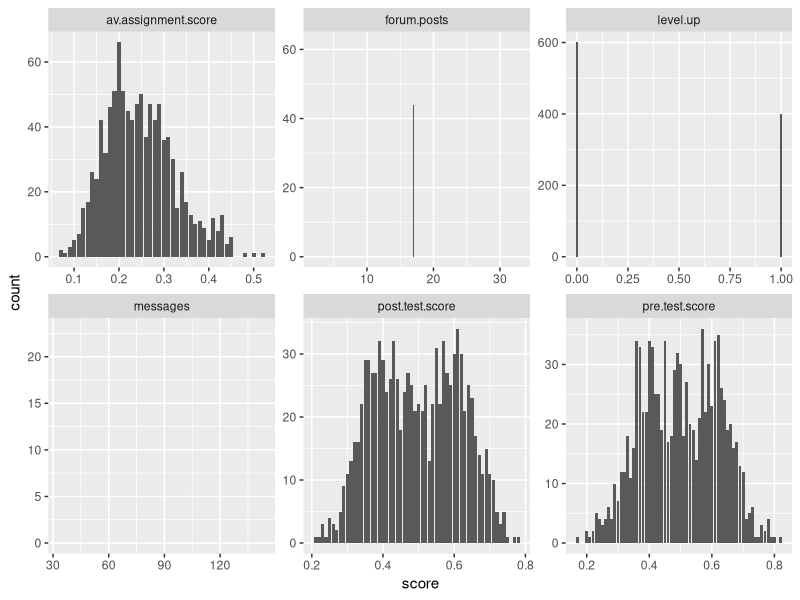
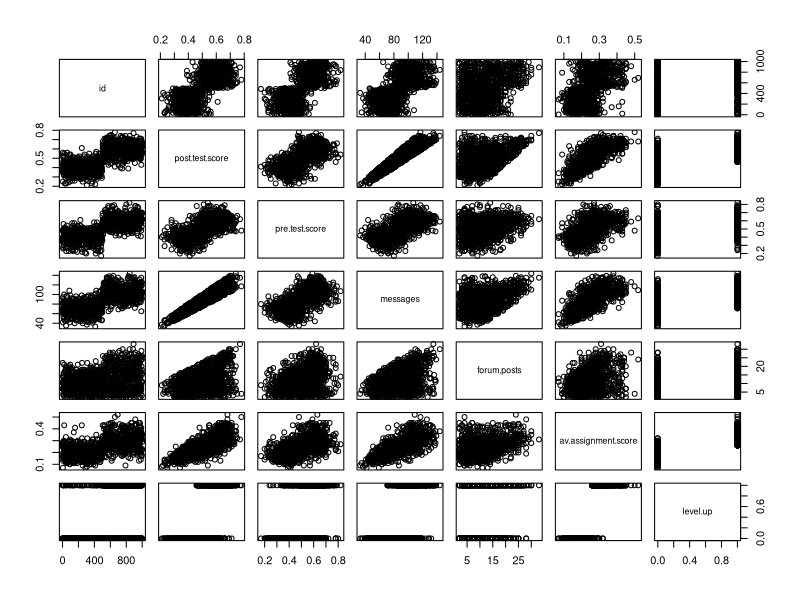

R code for these plots, in order: (Note: this script raises an error after producing the figures.)
## ---- chunk 1

DF1 <- read.csv("online.data.csv")

## ---- chunk 2
#Start by creating histograms of the distributions for all variables (#HINT: look up "facet" in the ggplot documentation)
library(ggplot2)
library(dplyr)
library(tidyr)
D2 <- DF1[,1:7]

#Then visualize the relationships between variables
D2$level.up <- ifelse(D2$level.up == "yes", 1,0)
D3 <- gather(D2, "measure", "score", 2:7)

p1 <- ggplot(D3, aes(score)) + facet_wrap(~measure, scales = "free")
p1 + geom_histogram(stat = "count")

pairs(D2)
#Try to capture an intution about the data and the relationships

## ---- chunk 3
#Create a classification tree that predicts whether a student "levels up" in the online course using three variables of your choice (As we did last time, set all controls to their minimums)




#Plot and generate a CP table for your tree 

#Generate a probability value that represents the probability that a student levels up based your classification tree 

D1$pred <- predict(rp, type = "prob")[,2]#Last class we used type = "class" which predicted the classification for us, this time we are using type = "prob" to see the probability that our classififcation is based on.
## ---- chunk 4
library(rpart)

c.tree1 <- rpart(level.up ~ forum.posts + pre.test.score, method = "class",
                 data = DF1, control = rpart.control(minsplit = 1, minbucket = 1,
                                                     cp=0.001))

printcp(c.tree1)
plot(c.tree1)
text(c.tree1)


## ---- chunk 5
install.packages("ROCR")
library(ROCR)



#Plot the curve
pred.detail <- prediction(DF1$pred, DF1$level.up) 
plot(performance(pred.detail, "tpr", "fpr"))
abline(0, 1,lty = 2)

#Calculate the Area Under the Curve
unlist(slot(performance(pred.detail,"auc"), "y.values"))

#Unlist liberates the AUC value from the "performance" object created by ROCR

#Now repeat this process, but using the variables you did not use for the previous model and compare the plots & results of your two models. Which one do you think was the better model? Why?
## ---- chunk 6
#Look at the ROC plot for your first model. Based on this plot choose a probability threshold that balances capturing the most correct predictions against false positives. Then generate a new variable in your data set that classifies each student according to your chosen threshold.

threshold.pred1 <- ifelse(DF1$pred >= 0.7,1,0)

#Now generate three diagnostics:

DF1$threshold.pred1 <- ifelse(DF1$pred >= 0.8, "yes", "no")
DF1$threshold.pred2 <- ifelse(DF1$pred >= 0.95, "yes", "no")
DF1$threshold.pred3 <- ifelse(DF1$pred >= 0.25, "yes", "no")


#Now generate three diagnostics:
accuracy.model1 <- mean(ifelse(DF1$level.up == DF1$threshold.pred1, 1, 0))
DF1$truepos.model1 <- ifelse(DF1$level.up == "yes" & DF1$threshold.pred1 == "yes", 1, 0)
DF1$falsepos.model1 <- ifelse(DF1$level.up == "no" & DF1$threshold.pred1 == "yes", 1,0)
DF1$falseneg.model1 <- ifelse(DF1$level.up == "yes" & DF1$threshold.pred1 == "no", 1,0)
precision.model1 <- sum(DF1$truepos.model1)/(sum(DF1$truepos.model1) + sum(DF1$falsepos.model1))
recall.model1 <- sum(DF1$truepos.model1)/(sum(DF1$truepos.model1) + sum(DF1$falseneg.model1))


#Finally, calculate Kappa for your model according to:

#First generate the table of comparisons
table1 <- table(D1$level.up, D1$threshold.pred1)

#Convert to matrix
matrix1 <- as.matrix(table1)

#Calculate kappa
kappa(matrix1, exact = TRUE)/kappa(matrix1)

#Now choose a different threshold value and repeat these diagnostics. What conclusions can you draw about your two thresholds?
